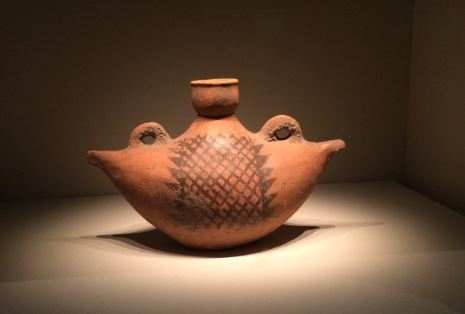
#> input picture 4-作业提交/common.jpg, 465 x 314 px
$ python gray.py   (Python 2 division)
#> lines starting #> are read from the running program, lines starting #| are printed output that depends on the picture
#created by Jiting Liu 11/29/2016

from PIL import Image
import os

work_dir = os.getcwd()
print os.getcwd()

im = Image.open(work_dir+'/common.jpg')
#> im is the input picture: PIL image 465x314 RGB; mean R, G, B 100.1, 73.7, 53.6

i=0
for i in range(0,16):
     pix = im.load()
     width = im.size[0]
     height = im.size[1]
     for x in range(width):
         for y in range(height):
             r, g, b = pix[x, y]
             r = (r* 30 +g* 59+b*11+50)/100
             r = r+1*i
             g = r+1*i
             b = r+1*i
             pix[x,y]=r,g,b
     im.save(work_dir+'/'+str(i)+'.bmp')
#> this loop made 16 passes
#> pass 1, `im.save(work_dir+'/'+str(i)+'.bmp')`:
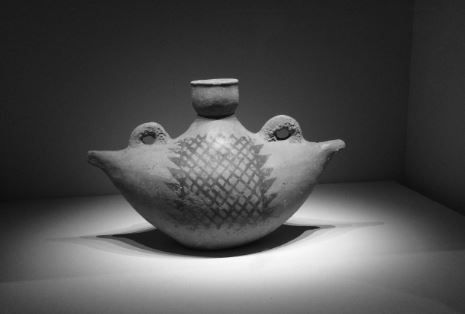
#> saved as 0.bmp: PIL image 465x314 RGB; min 7, max 252, mean 79.4
#> after the loop:
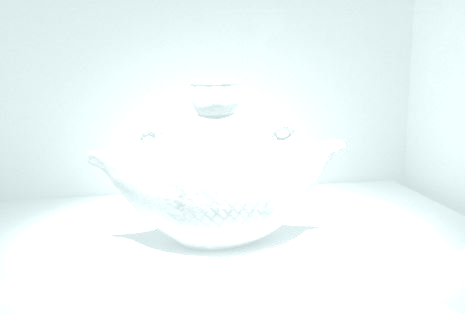
#> im: PIL image 465x314 RGB; mean R, G, B 242.5, 250.2, 250.2
